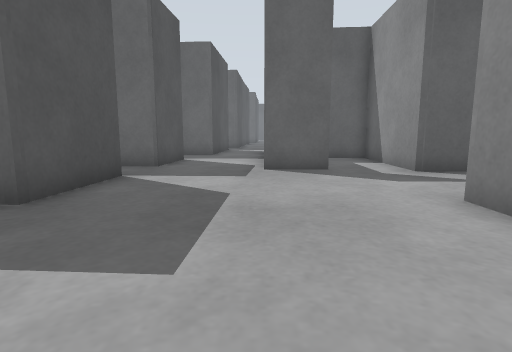
view 1 (above)

24 first-person views from a walk through a robot-simulator world made for Gazebo. The camera is 0.5 m above the floor, tilts 8° down and sees 80° across. The floor is counted in squares, 0.5 m on a side. Each view is taken from the middle of a square. On the plan, view 1 faces up. The plan holds only what a view shows up to about 12 squares ahead; the rest is blank. The place goes on beyond the plan.

view 2
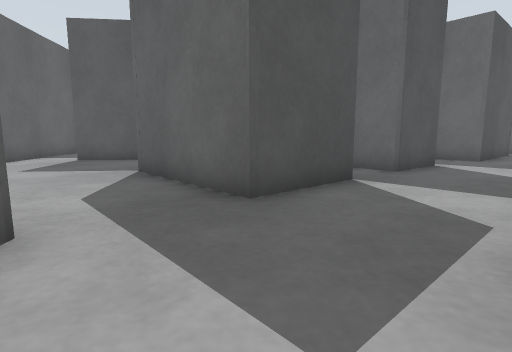

view 3
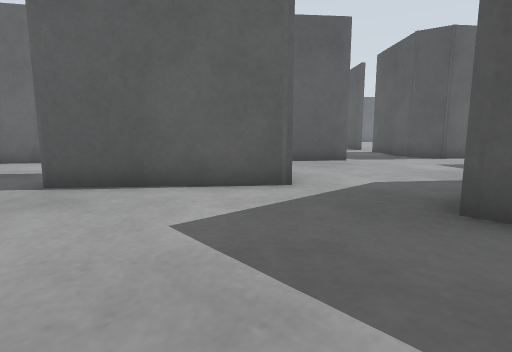

view 4
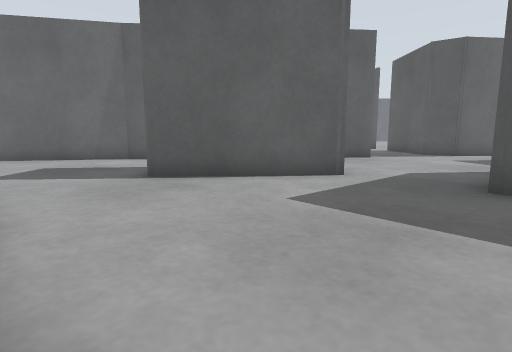

view 5
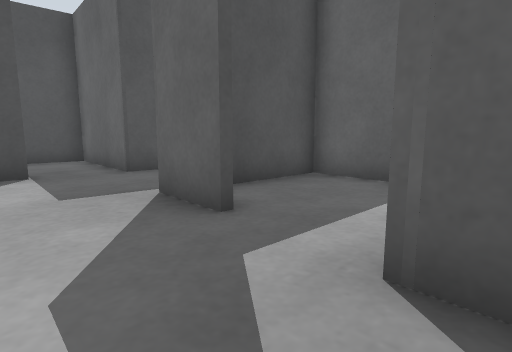

view 6
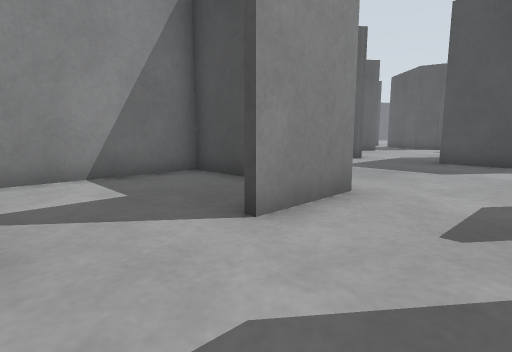

view 7
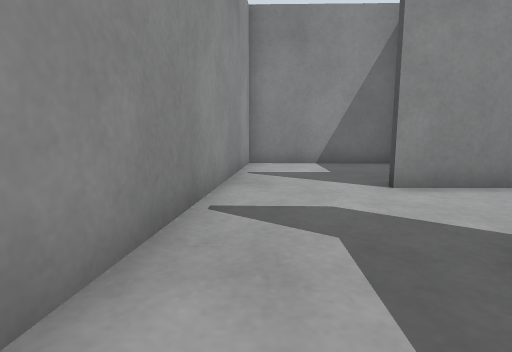

view 8
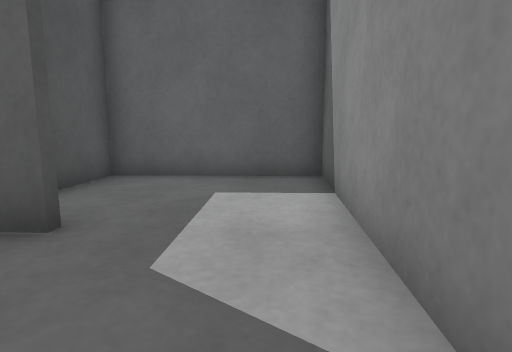

view 9
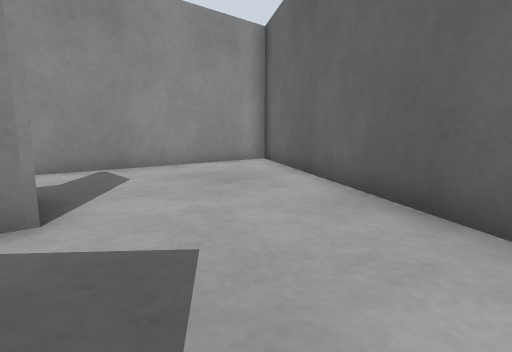

view 10
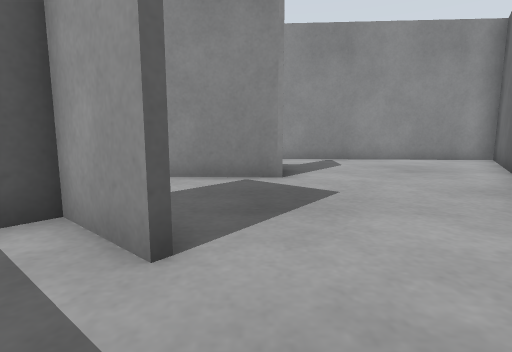

view 11
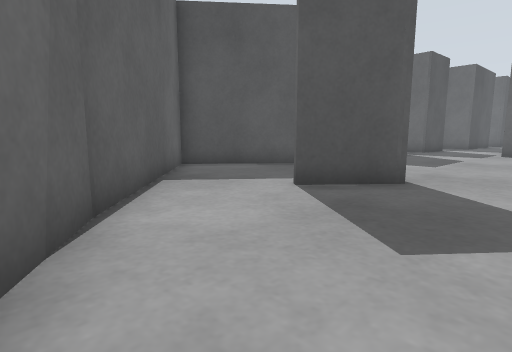

view 12
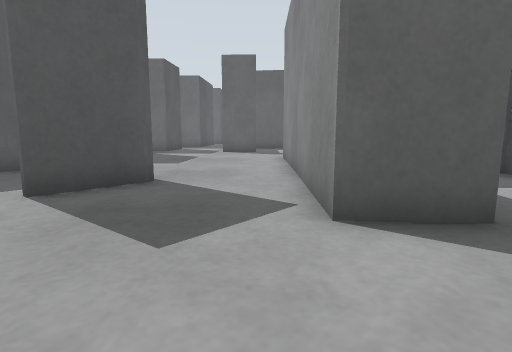

view 13
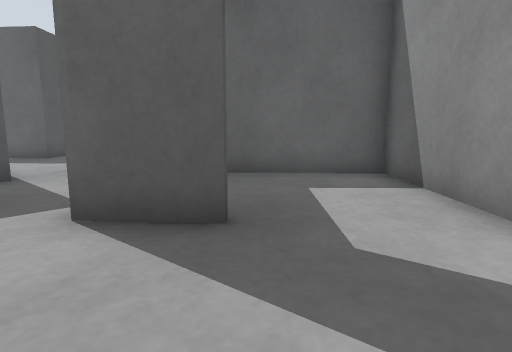

view 14
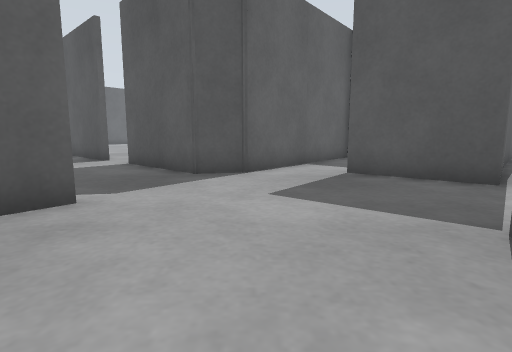

view 15
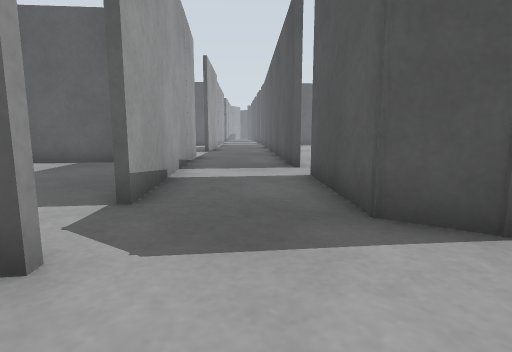

view 16
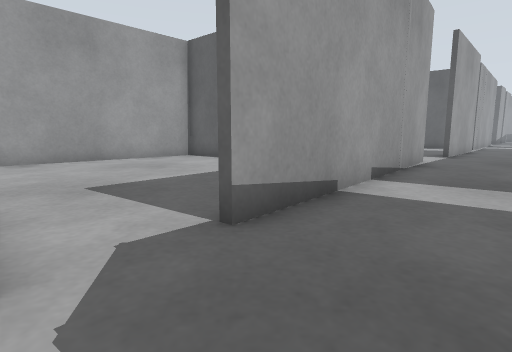

view 17
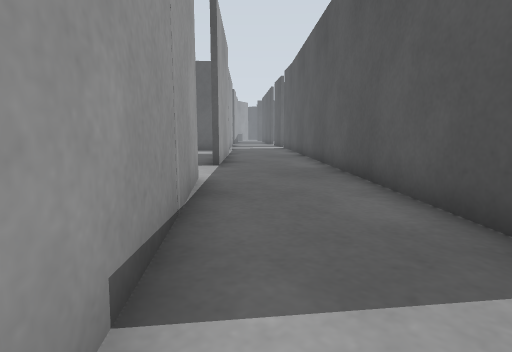

view 18
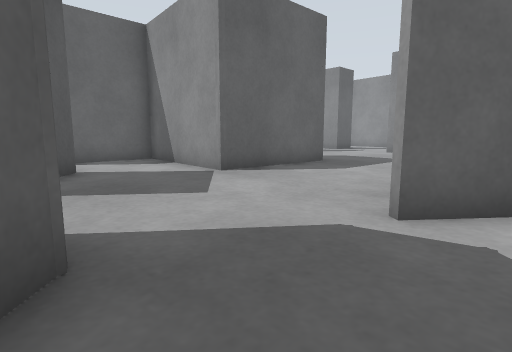

view 19
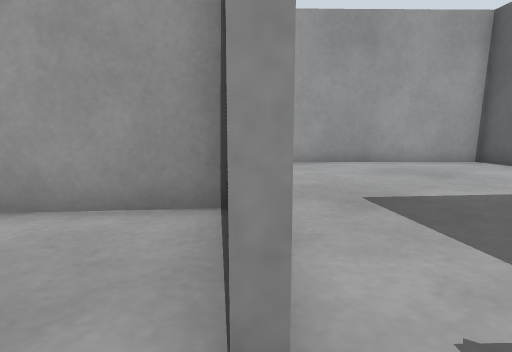

view 20
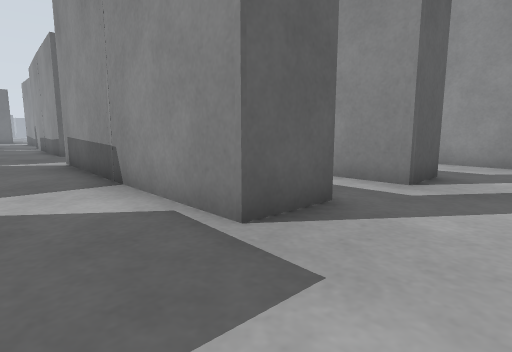

view 21
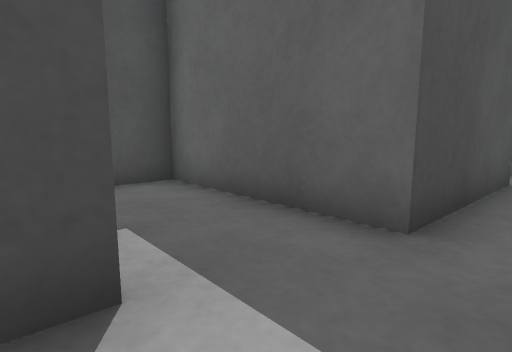

view 22
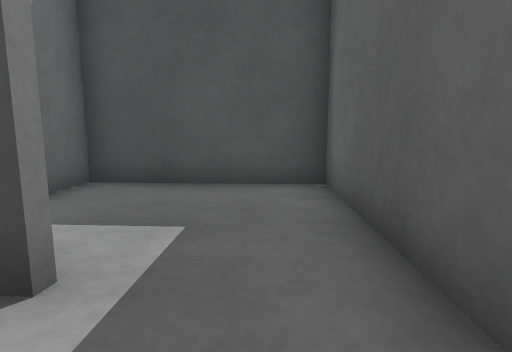

view 23
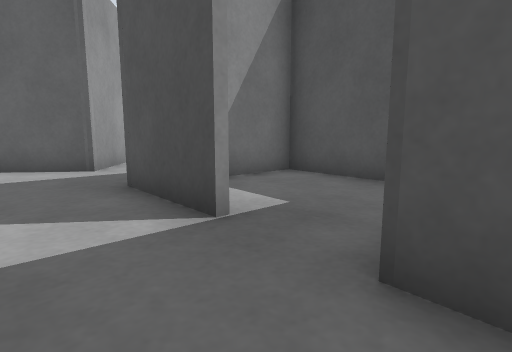

view 24
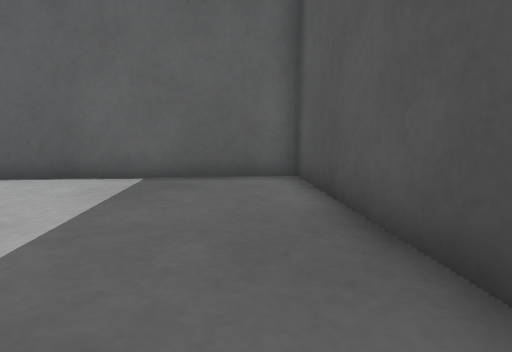

### Floor plan
Ten units are one square. View 1 is at (0, 0); x grows to the right and y downward. Boxes are objects, and circles mark ways between rooms. Rooms are numbered by the first view taken in them; rooms with no view inside come last. Other rooms are left out.
<svg viewBox="-238 -180 338 301">
<path fill="none" stroke="#000" d="M48 47 29 46 32 -45M-20 68 53 115M-36 -14 -1 17 -16 34M-34 -42 -43 -43M75 115 82 4 42 3M21 -84 2 -84 5 -175M-32 -72 -34 -42M-27 -117 -30 -92M32 -45 56 -45M60 -80 42 -80 43 -95M-17 -175 -20 -141 -35 -142M87 -45 95 -121 45 -122M46 -122 45 -102M-18 32 -2 14M-4 17 -9 12M-35 -13 -67 27 -17 68M-93 6 -75 21M-70 26 -36 -14M-108 -67 -127 -43M-43 -43 -79 -45 -74 -96M-115 32 -107 22M-150 -35 -128 -17 -125 -3 -135 8M-74 -94 -101 -95M-129 -84 -108 -67M-169 97 -115 32M-161 35 -233 112M-135 8 -150 24M-65 115 -32 81M-112 31 -148 74M-83 17 -95 7M-150 71 -97 116M33 -20 32 1 82 2 87 -45M-30 -92 -74 -94M-72 -95 -74 -46 -55 -45M-35 -142 -69 -144 -72 -95M-74 -96 -60 -95M43 -95 44 -122M6 -126 5 -98M45 -122 5 -123"/>
<circle cx="0" cy="-40" r="3" fill="#2a7"/>
<circle cx="-10" cy="50" r="3" fill="#2a7"/>
<circle cx="-40" cy="-25" r="3" fill="#2a7"/>
<circle cx="45" cy="-60" r="3" fill="#2a7"/>
<circle cx="-30" cy="-80" r="3" fill="#2a7"/>
<circle cx="-30" cy="-125" r="3" fill="#2a7"/>
<circle cx="30" cy="-85" r="3" fill="#2a7"/>
<circle cx="70" cy="-40" r="3" fill="#2a7"/>
<circle cx="-130" cy="20" r="3" fill="#2a7"/>
<circle cx="-100" cy="20" r="3" fill="#2a7"/>
<text x="20" y="30">1</text>
<text x="0" y="-80">2</text>
<text x="70" y="-80">3</text>
<text x="-30" y="30">4</text>
<text x="-90" y="-20">5</text>
<text x="-170" y="70">6</text>
<text x="-80" y="70">7</text>
<text x="60" y="-20">8</text>
<text x="-50" y="-70">9</text>
<text x="-50" y="-120">10</text>
<text x="20" y="-100">11</text>
</svg>
Room 1 opens to room 2. Room 1 opens to room 4. Room 1 opens to room 5. Room 2 opens to room 3. Room 2 opens to room 9. Room 2 opens to room 10. Room 2 opens to room 11. Room 3 opens to room 8. Room 5 opens to room 6. Room 5 opens to room 7.

Where each view was taken, in squares from view 1:
view 1: 0 up, 0 right, facing up
view 2: 1 up, 0 right, facing up-left
view 3: 5 up, 1 right, facing down-left
view 4: 5 up, 3 right, facing down-left
view 5: 6 up, 5 right, facing up-left
view 6: 7 up, 8 right, facing down-left
view 7: 10 up, 8 right, facing down
view 8: 5 up, 8 right, facing up
view 9: 4 down, 1 left, facing down-right
view 10: 4 down, 4 left, facing right
view 11: 8 down, 2 right, facing up-left
view 12: 8 down, 2 right, facing up
view 13: 8 down, 5 right, facing up
view 14: 2 up, 5 left, facing left
view 15: 2 up, 9 left, facing down-left
view 16: 1 up, 11 left, facing down
view 17: 4 down, 13 left, facing down-left
view 18: 2 down, 13 left, facing up-right
view 19: 0 up, 10 left, facing down-right
view 20: 6 up, 2 left, facing up-right
view 21: 11 up, 1 left, facing up-left
view 22: 13 up, 1 left, facing left
view 23: 10 up, 1 left, facing down-left
view 24: 3 down, 9 left, facing down-left
